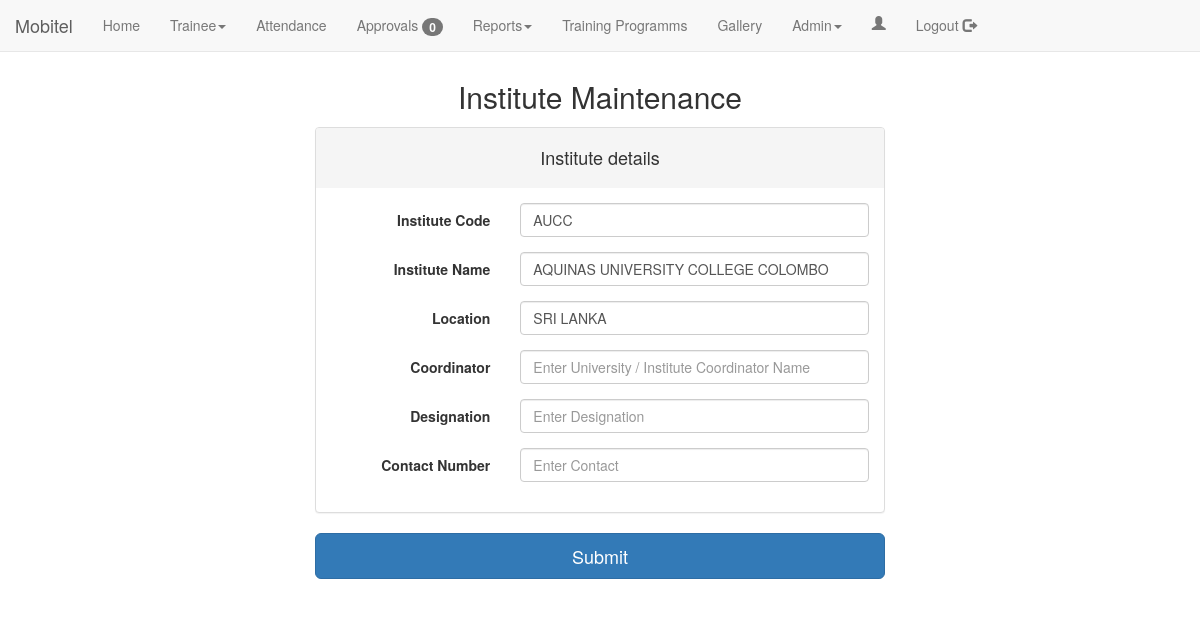
Page /instituteMaintenanceUpdate.php?id=1 (signed in) on the committed database.
### tables this page shows
CREATE TABLE IF NOT EXISTS `tbl_institute` (
  `tblTrainingInstituteID` int(5) NOT NULL AUTO_INCREMENT,
  `TrainingInstitute_Code` varchar(10) DEFAULT NULL,
  `TrainingInstitute_Name` varchar(255) NOT NULL,
  `Location` varchar(50) NOT NULL,
  `Coordinator` varchar(100) NOT NULL,
  `Designation` varchar(50) NOT NULL,
  `Contact` varchar(10) NOT NULL,
  `flag` varchar(8) NOT NULL DEFAULT 'ACTIVE',
  PRIMARY KEY (`tblTrainingInstituteID`)
);

### instituteMaintenanceUpdate.php (the view, shortened to what this page needs)
<?php include("db.php"); ?>
<?php
$txtInCode = $txtInName = $txtLocation = $msg = $msger = "";
if (isset($_GET["id"])) {
    $sql = "SELECT * FROM tbl_institute WHERE tblTrainingInstituteID='" . $_GET['id'] . "' ";
    $institute_data = $con->query($sql);
    if ($institute_data->num_rows == 1) {
        $row = mysqli_fetch_assoc($institute_data);
        $txtInCode = $row['TrainingInstitute_Code'];
        $txtInName = $row['TrainingInstitute_Name'];
        $txtLocation = $row['Location'];
        $txtCoordinator=$row['Coordinator'];
        $textDesigantion=$row['Designation'];
        $txtContact=$row['Contact'];
    }
}
?>
<html>
<head>
     <?php include("header.php") ?>
</head>
<body data-spy="scroll" data-target=".navbar" data-offset="50">
<br><br><br>
<div>
    <center>
        <h2>Institute Maintenance</h2>
    </center>
</div>
<center>
    <form class="form-horizontal" method="post" action="">
        <div class="container col-md-6 col-md-offset-3 ">
            <div class="panel-group">
                <div class="panel panel-default">
                    <div class="panel-heading">
                        <h4>Institute details</h4>
                    </div>
                    <div class="panel-body">
                        <div class="form-group">
                            <label for="inputText2" class="col-sm-4 control-label">Institute Code</label>
                            <div class="col-sm-8">
                                <input type="text" class="form-control" name="v_Institute_Code"
                                       id="v_Institute_Code"
                                       placeholder="Enter Institute Short Name" onblur="this.value=this.value.toUpperCase()"  value="<?php echo $txtInCode; ?>">
                            </div>
                        </div>
                        <div class="form-group">
                            <label for="inputText2" class="col-sm-4 control-label">Institute Name </label>
                            <div class="col-sm-8">
                                <input type="text" class="form-control" name="v_Institute_Name"
                                       id="v_Institute_Name"
                                       placeholder="Enter Institute Name" onblur="this.value=this.value.toUpperCase()" value="<?php echo $txtInName; ?>">
                            </div>
                        </div>
                        <div class="form-group">
                            <label for="inputText2" class="col-sm-4 control-label">Location</label>
                            <div class="col-sm-8">
                                <input type="text" class="form-control" name="v_Location" id="v_Location"
                                       placeholder="Enter Institute Location" onblur="this.value=this.value.toLocaleUpperCase()"  value="<?php echo $txtLocation; ?>">
                            </div>
                        </div>
                        <div class="form-group">
                            <label for="inputText2" class="col-sm-4 control-label">Coordinator</label>
                            <div class="col-sm-8">
                                <input type="text" class="form-control" name="v_Coordinator" id="v_Coordinator"
                                       placeholder="Enter University / Institute Coordinator Name" onblur="this.value=this.value.toLocaleUpperCase()" value="<?php echo $txtCoordinator; ?>" >
                            </div>
                        </div>
                        <div class="form-group">
                            <label for="inputText2" class="col-sm-4 control-label">Designation</label>
                            <div class="col-sm-8">
                                <input type="text" class="form-control" name="v_Designation" id="v_Designation"
                                       placeholder="Enter Designation" onblur="this.value=this.value.toLocaleUpperCase()"  value="<?php echo $textDesigantion; ?>">
                            </div>
                        </div>
                        <div class="form-group">
                            <label for="inputText2" class="col-sm-4 control-label">Contact Number</label>
                            <div class="col-sm-8">
                                <input type="text" class="form-control" name="v_Contact" id="v_Contact"
                                       placeholder="Enter Contact" onblur="this.value=this.value.toLocaleUpperCase()"  value="<?php echo $txtContact; ?>" >
                            </div>
                        </div>
                    </div>
                </div>
            </div>
            <input type="submit" class="btn btn-primary btn-lg btn-block" name="btnSubmit">
            <br>
    </form>
</center>
</body>
</html>

### rows in the picture
tbl_institute: v_Institute_Code "AUCC", v_Institute_Name "AQUINAS UNIVERSITY COLLEGE COLOMBO", v_Location "SRI LANKA"

### other values in the picture
$count "0"
